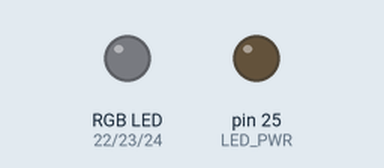
This sketch was run on a simulated Arduino Mega 2560, built with avr-gcc and run on an emulated ATmega2560. On the bench: an RGB LED mixed from three pins (HIGH = lit), output pins drawn as LEDs (lit = HIGH).

Above: at 1.5 s.
At 3.5 s:
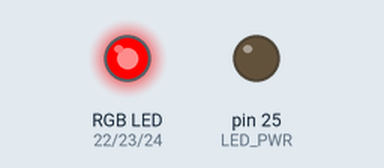
At 4.5 s:
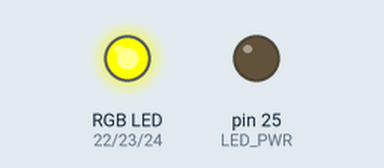
At 5.5 s:
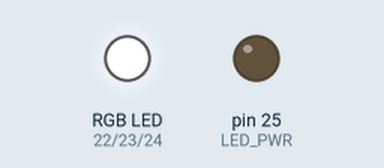
At 6.5 s:
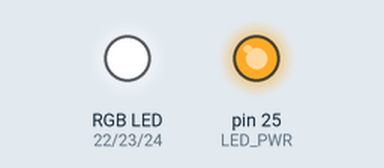
At 9.5 s:
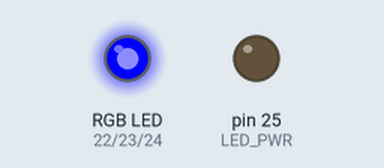
Timing chart, 0 to 10.4 s (numbered marks = the images above):
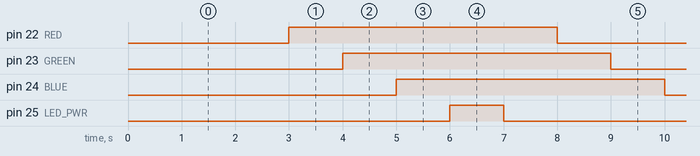

The sketch:

blink_rgb.ino
```cpp
// How to control the RGB Led and Power Led of the Nano 33 BLE boards.

#define DELAY_TIME 1000 // miliseconds

#define RED 22
#define BLUE 24
#define GREEN 23
#define LED_PWR 25

void setup() {
  // initialize the digital Pin as an output
  pinMode(RED, OUTPUT);
  pinMode(BLUE, OUTPUT);
  pinMode(GREEN, OUTPUT);
  pinMode(LED_PWR, OUTPUT);
}

// the loop function runs over and over again
void loop() {
  digitalWrite(RED, LOW); // turn the LED off by making the voltage LOW
  delay(DELAY_TIME);      // wait for a second
  digitalWrite(GREEN, LOW);
  delay(DELAY_TIME);
  digitalWrite(BLUE, LOW);
  delay(DELAY_TIME);
  digitalWrite(RED, HIGH); // turn the LED on (HIGH is the voltage level)
  delay(DELAY_TIME);
  digitalWrite(GREEN, HIGH);
  delay(DELAY_TIME);
  digitalWrite(BLUE, HIGH);
  delay(DELAY_TIME);
  digitalWrite(LED_PWR, HIGH);
  delay(DELAY_TIME);
  digitalWrite(LED_PWR, LOW);
  delay(DELAY_TIME);
}
```

Measured:
- by itself, pin 22 (RED), pin 23 (GREEN), pin 24 (BLUE): alternates HIGH for 5.0 s and LOW for 3.0 s
- by itself, pin 25 (LED_PWR): alternates HIGH for 1.0 s and LOW for 7.0 s
- by itself, everything shown: repeats every 8.0 s, in 8 steps
